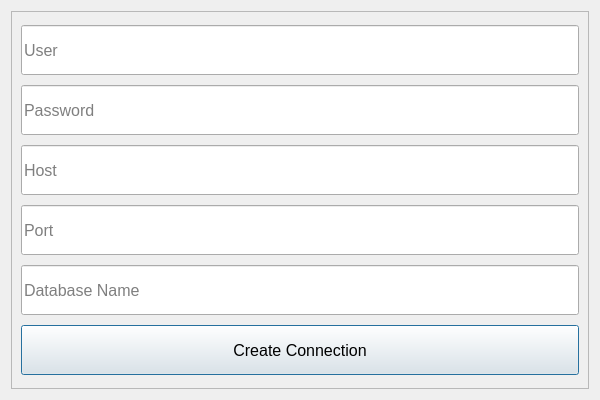
<?xml version="1.0" encoding="UTF-8"?>
<ui version="4.0">
 <class>ConnectionWindow</class>
 <widget class="QDialog" name="ConnectionWindow">
  <property name="geometry">
   <rect>
    <x>0</x>
    <y>0</y>
    <width>600</width>
    <height>400</height>
   </rect>
  </property>
  <property name="minimumSize">
   <size>
    <width>600</width>
    <height>400</height>
   </size>
  </property>
  <property name="maximumSize">
   <size>
    <width>800</width>
    <height>400</height>
   </size>
  </property>
  <property name="focusPolicy">
   <enum>Qt::FocusPolicy::NoFocus</enum>
  </property>
  <property name="windowTitle">
   <string>Dialog</string>
  </property>
  <layout class="QVBoxLayout" name="verticalLayout_2">
   <item>
    <widget class="QFrame" name="frame">
     <property name="sizePolicy">
      <sizepolicy hsizetype="Expanding" vsizetype="Expanding">
       <horstretch>0</horstretch>
       <verstretch>0</verstretch>
      </sizepolicy>
     </property>
     <property name="font">
      <font>
       <pointsize>12</pointsize>
      </font>
     </property>
     <property name="cursor">
      <cursorShape>ArrowCursor</cursorShape>
     </property>
     <property name="focusPolicy">
      <enum>Qt::FocusPolicy::StrongFocus</enum>
     </property>
     <property name="frameShape">
      <enum>QFrame::Shape::StyledPanel</enum>
     </property>
     <property name="frameShadow">
      <enum>QFrame::Shadow::Raised</enum>
     </property>
     <layout class="QVBoxLayout" name="verticalLayout">
      <item>
       <widget class="QLineEdit" name="user_edit">
        <property name="sizePolicy">
         <sizepolicy hsizetype="Expanding" vsizetype="Expanding">
          <horstretch>0</horstretch>
          <verstretch>0</verstretch>
         </sizepolicy>
        </property>
        <property name="minimumSize">
         <size>
          <width>0</width>
          <height>50</height>
         </size>
        </property>
        <property name="maximumSize">
         <size>
          <width>16777215</width>
          <height>50</height>
         </size>
        </property>
        <property name="baseSize">
         <size>
          <width>0</width>
          <height>50</height>
         </size>
        </property>
        <property name="font">
         <font>
          <pointsize>12</pointsize>
         </font>
        </property>
        <property name="placeholderText">
         <string>User</string>
        </property>
       </widget>
      </item>
      <item>
       <widget class="QLineEdit" name="password_edit">
        <property name="sizePolicy">
         <sizepolicy hsizetype="Expanding" vsizetype="Expanding">
          <horstretch>0</horstretch>
          <verstretch>0</verstretch>
         </sizepolicy>
        </property>
        <property name="minimumSize">
         <size>
          <width>0</width>
          <height>50</height>
         </size>
        </property>
        <property name="maximumSize">
         <size>
          <width>16777215</width>
          <height>50</height>
         </size>
        </property>
        <property name="baseSize">
         <size>
          <width>0</width>
          <height>50</height>
         </size>
        </property>
        <property name="font">
         <font>
          <pointsize>12</pointsize>
         </font>
        </property>
        <property name="placeholderText">
         <string>Password</string>
        </property>
       </widget>
      </item>
      <item>
       <widget class="QLineEdit" name="host_edit">
        <property name="sizePolicy">
         <sizepolicy hsizetype="Expanding" vsizetype="Expanding">
          <horstretch>0</horstretch>
          <verstretch>0</verstretch>
         </sizepolicy>
        </property>
        <property name="minimumSize">
         <size>
          <width>0</width>
          <height>50</height>
         </size>
        </property>
        <property name="maximumSize">
         <size>
          <width>16777215</width>
          <height>50</height>
         </size>
        </property>
        <property name="baseSize">
         <size>
          <width>0</width>
          <height>50</height>
         </size>
        </property>
        <property name="font">
         <font>
          <pointsize>12</pointsize>
         </font>
        </property>
        <property name="cursor">
         <cursorShape>IBeamCursor</cursorShape>
        </property>
        <property name="placeholderText">
         <string>Host</string>
        </property>
       </widget>
      </item>
      <item>
       <widget class="QLineEdit" name="port_edit">
        <property name="sizePolicy">
         <sizepolicy hsizetype="Expanding" vsizetype="Expanding">
          <horstretch>0</horstretch>
          <verstretch>0</verstretch>
         </sizepolicy>
        </property>
        <property name="minimumSize">
         <size>
          <width>0</width>
          <height>50</height>
         </size>
        </property>
        <property name="maximumSize">
         <size>
          <width>16777215</width>
          <height>50</height>
         </size>
        </property>
        <property name="baseSize">
         <size>
          <width>0</width>
          <height>50</height>
         </size>
        </property>
        <property name="font">
         <font>
          <pointsize>12</pointsize>
          <bold>false</bold>
         </font>
        </property>
        <property name="placeholderText">
         <string>Port</string>
        </property>
       </widget>
      </item>
      <item>
       <widget class="QLineEdit" name="db_name_edit">
        <property name="sizePolicy">
         <sizepolicy hsizetype="Expanding" vsizetype="Expanding">
          <horstretch>0</horstretch>
          <verstretch>0</verstretch>
         </sizepolicy>
        </property>
        <property name="minimumSize">
         <size>
          <width>0</width>
          <height>50</height>
         </size>
        </property>
        <property name="maximumSize">
         <size>
          <width>16777215</width>
          <height>50</height>
         </size>
        </property>
        <property name="baseSize">
         <size>
          <width>0</width>
          <height>50</height>
         </size>
        </property>
        <property name="font">
         <font>
          <pointsize>12</pointsize>
         </font>
        </property>
        <property name="placeholderText">
         <string>Database Name</string>
        </property>
       </widget>
      </item>
      <item>
       <widget class="QPushButton" name="connection_button">
        <property name="sizePolicy">
         <sizepolicy hsizetype="Minimum" vsizetype="Expanding">
          <horstretch>0</horstretch>
          <verstretch>0</verstretch>
         </sizepolicy>
        </property>
        <property name="maximumSize">
         <size>
          <width>16777215</width>
          <height>50</height>
         </size>
        </property>
        <property name="text">
         <string>Create Connection</string>
        </property>
       </widget>
      </item>
     </layout>
    </widget>
   </item>
  </layout>
 </widget>
 <resources/>
 <connections/>
</ui>
